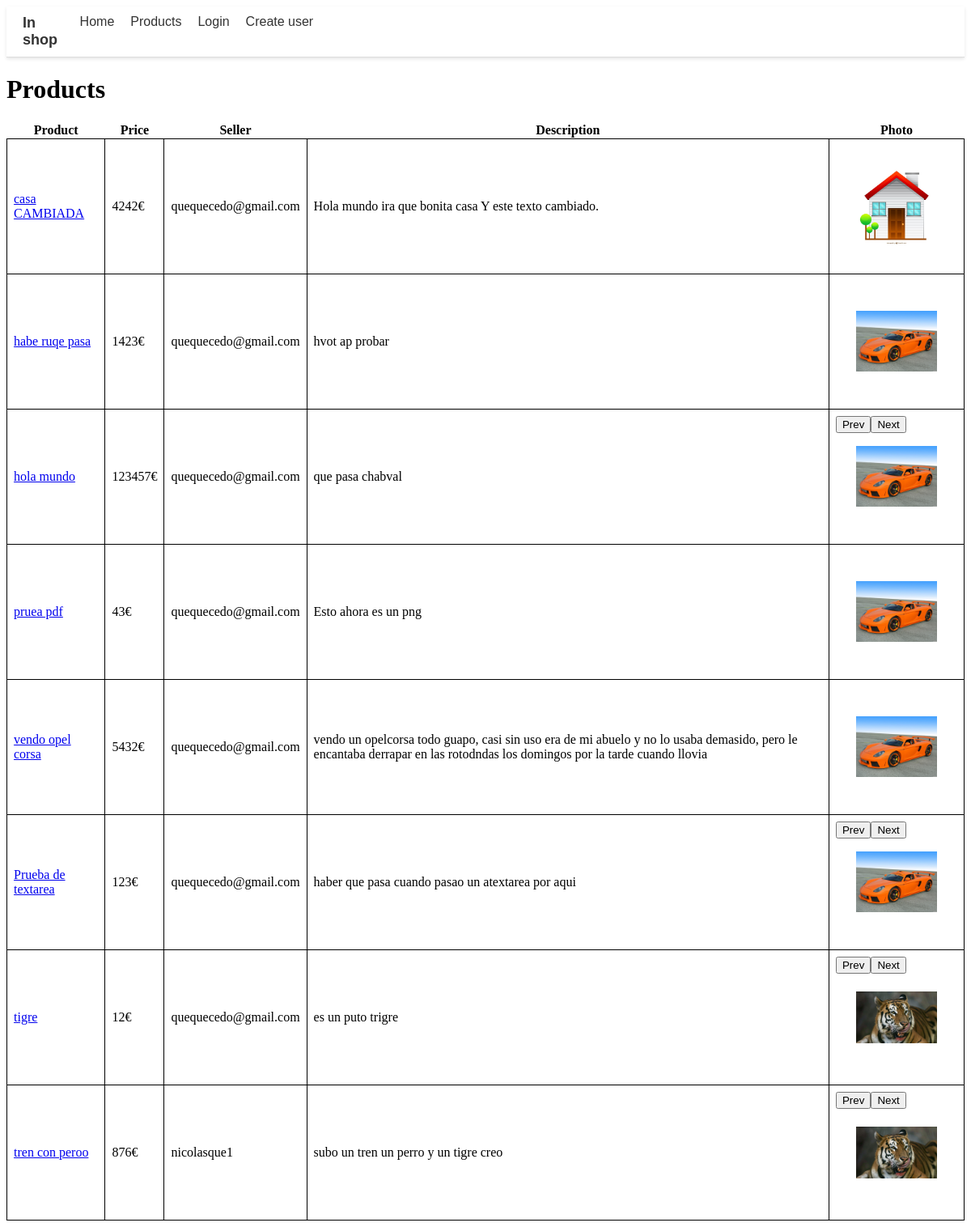
The page /php/all_products_page.php on the database its author committed.
### tables this page shows
CREATE TABLE `product` (
  `product_id` int(9) NOT NULL,
  `product_name` varchar(30) NOT NULL,
  `price` float NOT NULL DEFAULT 0,
  `user_id` int(11) NOT NULL,
  `photo` text DEFAULT NULL,
  `description` text DEFAULT NULL,
  `user_name` varchar(50) NOT NULL,
  `upload_date` date NOT NULL DEFAULT current_timestamp()
);

### php/all_products_page.php (the view, shortened to what this page needs)
<?php
    include 'navbar.php';
    function ft_get_products()
    {
        $connexion = ft_create_conexion();
        $sql = "SELECT * FROM product";
        $result = $connexion->query($sql);
        return $result;
    }
    function ft_get_photos($photo_folder)
    {
        $photos = [];
        $folder_path = $_SERVER['DOCUMENT_ROOT'] . "/tfg_shop/images/products/" . $photo_folder;
        if (file_exists($folder_path)) {
            $files = scandir($folder_path);
            foreach ($files as $file)
            {
                if ($file != '.' && $file != '..')
                {
                    $photos[] = $file;
                }
            }
        }
        return $photos;
    }
?>
<!DOCTYPE html>
<html lang="en">
<head>
</head>
<body>
<?php
    $products = ft_get_products();
?>
<main class="container">
    <h1>Products</h1>
    <table>
        <thead>
            <tr>
                <th>Product</th>
                <th>Price</th>
                <th>Seller</th>
                <th>Description</th>
                <th>Photo</th>
            </tr>
        </thead>
        <tbody>
            <?php while ($row = $products->fetch_assoc()) { ?>
                <tr>
                    <td><a href="product/product.php?product_id=<?php echo $row['product_id']; ?>"><?php echo $row['product_name']; ?></a></td>
                    <td><?php echo $row['price']; ?>€</td>
                    <td><?php echo $row['user_name']; ?></td>
                    <td><?php echo $row['description']; ?></td>
                    <td>
                    <?php
                        $photos = ft_get_photos($row['photo']);
                        if (count($photos) > 1)
                        {
                            echo "<div class='image-gallery' id='product-gallery-{$row['product_id']}'>";
                            foreach ($photos as $index => $photo) {
                                $display = $index == 0 ? 'block' : 'none';
                                echo "<img class='gallery-image' style='display: {$display};' src='/tfg_shop/images/products/{$row['photo']}/{$photo}' width='100px'>";
                            }
                            echo "<button class='prev'>Prev</button>";
                            echo "<button class='next'>Next</button>";
                            echo "</div>";
                        }
                        else
                        {
                            echo "<div class='image-gallery' id='product-gallery-{$row['product_id']}'>";
                            echo "<img class='gallery-image' src='/tfg_shop/images/products/{$row['photo']}/{$photos[0]}' width='100px'>";
                            echo "</div>";
                        }
                    ?>
                    </td>
                </tr>
            <?php } ?>
        </tbody>
    </table>
</main>
</body>
</html>

### php/all_products_page.php (style rules this page uses)
.col ,table { border-collapse: collapse; width: 100%; }
#col th, td { border: 1px solid black; padding: 8px; text-align: left; }
.image-gallery { width: 150px; height: 150px; position: relative; }
.gallery-image { position: absolute; max-width: 85%; max-height: 85%; top: 0; left: 0; right: 0; bottom: 0; margin: auto; }

### rows shown on the page
product: product_name "casa CAMBIADA", price "4242", user_name "quequecedo@gmail.com", description "Hola mundo ira que bonita casa Y este texto cambiado.", photo (picture)
product: product_name "habe ruqe pasa", price "1423", user_name "quequecedo@gmail.com", description "hvot ap probar", photo (picture)
product: product_name "hola mundo", price "123457", user_name "quequecedo@gmail.com", description "que pasa chabval", photo (picture)
product: product_name "pruea pdf", price "43", user_name "quequecedo@gmail.com", description "Esto ahora es un png", photo (picture)
product: product_name "vendo opel corsa", price "5432", user_name "quequecedo@gmail.com", description "vendo un opelcorsa todo guapo, casi sin uso era de mi abuelo y no lo usaba demasido, pero le encantaba derrapar en las rotodndas los domingos por la tarde cuando llovia", photo (picture)
product: product_name "Prueba de textarea", price "123", user_name "quequecedo@gmail.com", description "haber que pasa cuando pasao un atextarea por aqui", photo (picture)
product: product_name "tigre", price "12", user_name "quequecedo@gmail.com", description "es un puto trigre", photo (picture)
product: product_name "tren con peroo", price "876", user_name "nicolasque1", description "subo un tren un perro y un tigre creo", photo (picture)
